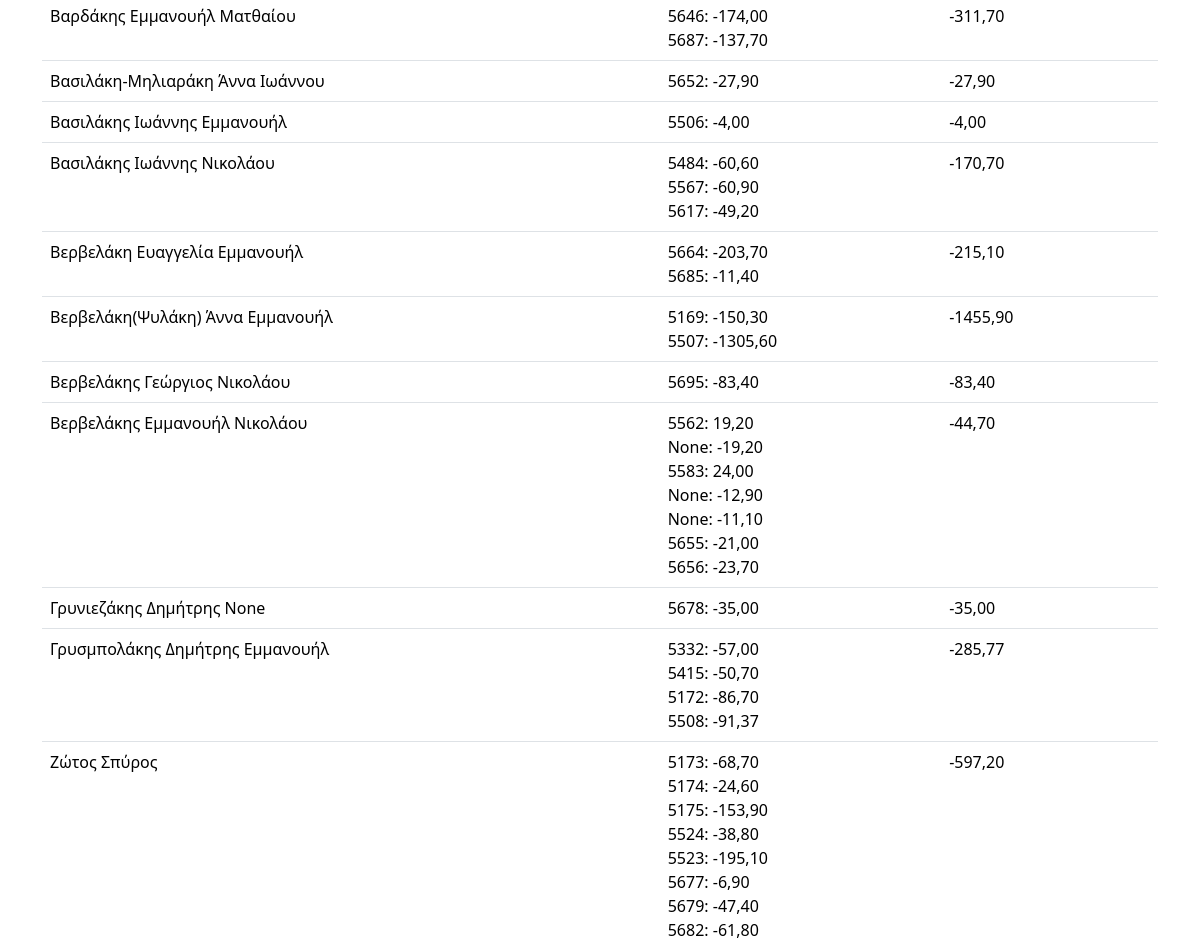
The page /report/ (signed in, middle part) on the database as committed earlier.
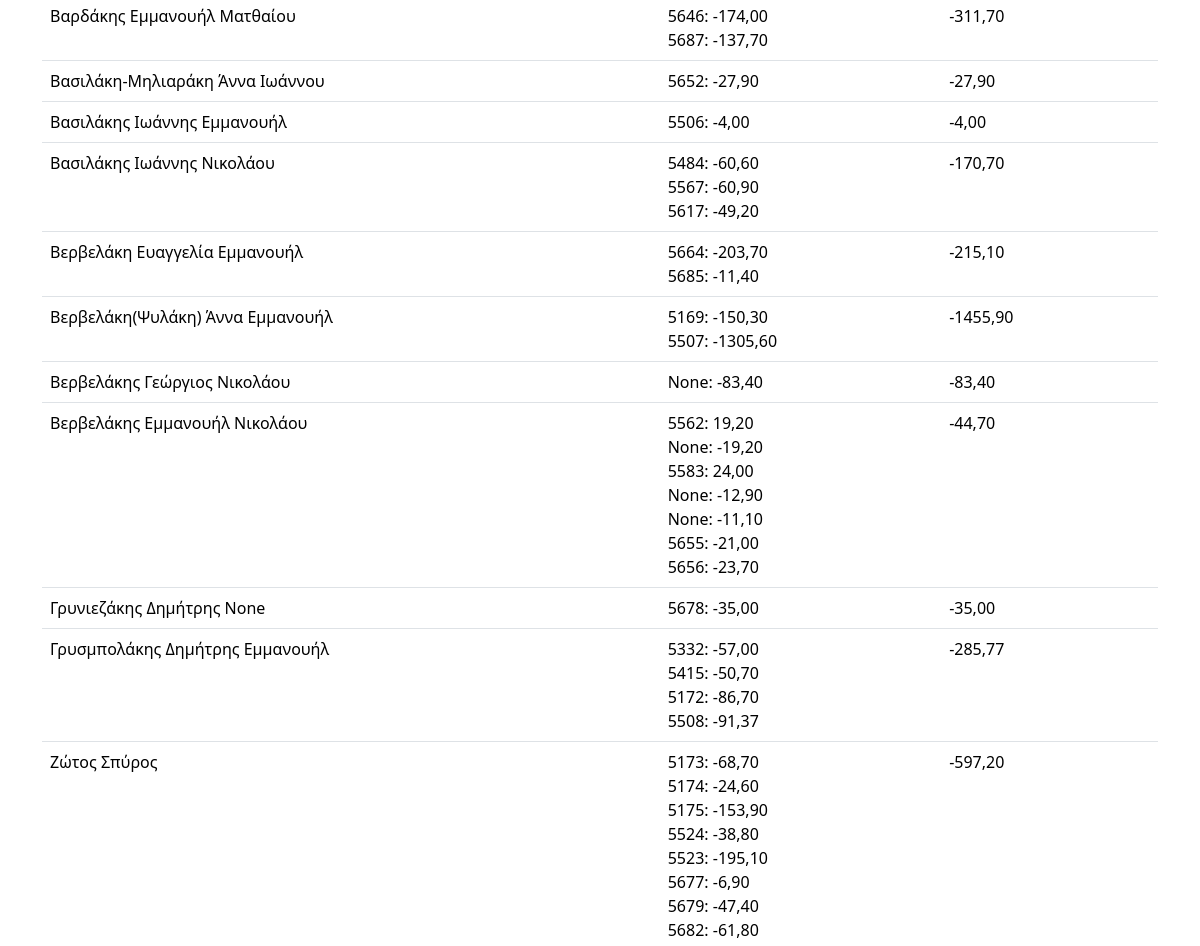
The same page on the database as committed later.
### synet/models.py (models this page shows, shortened)
class Paids(models.Model):
    irrigation = models.ForeignKey(WaterCons, on_delete=models.SET_NULL, null=True, blank=True, related_name="paid_irrigations")
    customer = models.ForeignKey(Persons, on_delete=models.SET_NULL, null=True)
    cost = models.DecimalField(max_digits=10, decimal_places=2, null=True, blank=True)
    receiptNumber = models.IntegerField(null=True, blank=True, unique=True)
    paid = models.DecimalField(max_digits=10, decimal_places=2, null=True, blank=True)
    paymentDate = models.DateField(null=True, blank=True)
    receiver = models.ForeignKey(Receivers, on_delete=models.SET_NULL, null=True, blank=True)
    balance = models.DecimalField(max_digits=10, decimal_places=2, null=True, blank=True)

### synet/views.py (the view)
# urls.py: path('report/', report_view, name='report'),
def report_view(request):
    persons = Persons.objects.filter(paids__balance__isnull=False).distinct()
    report_data = []
    for person in persons:
        payments = Paids.objects.filter(customer=person).exclude(balance=0)
        total_balance = payments.aggregate(total=Sum('balance'))['total'] or 0
        report_data.append({
            'surname': person.surname,
            'name': person.name,
            'fathersName': person.fathersName,
            'payments': payments,
            'total_balance': total_balance
        })
    return render(request, 'report.html', {'report_data': report_data})

### templates/report.html (shortened to what this page needs)
{% extends "main.html" %}
{% block content %}
<br><br>
<table class="table">
    <tbody>
        {% for person in report_data %}
        <tr>
            <td>{{ person.surname }} {{ person.name }} {{person.fathersName }}</td>
            <td>
                {% for payment in person.payments %}
                    {{ payment.receiptNumber }}: {{ payment.balance }}<br>
                {% endfor %}
            </td>
            <td>{{ person.total_balance|floatformat:2 }}</td>
        </tr>
        {% endfor %}
    </tbody>
</table>
{% endblock content %}

Rows that differ between the two databases and show on the page:
changed Paids (number 12 of 32 on the later page): receiptNumber "5695" → "None"
